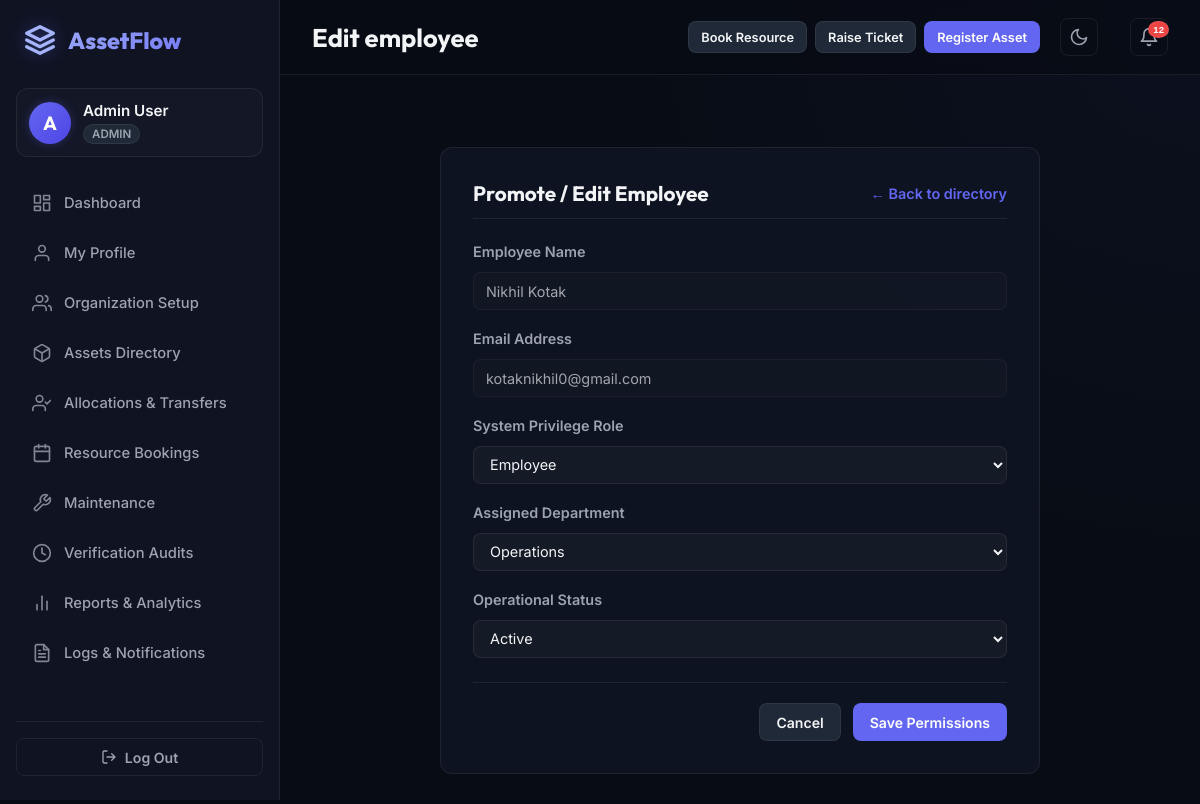
The page /edit_employee.php?id=9 (signed in) on the database its author committed.
### tables this page shows
CREATE TABLE `employees` (
  `id` int(11) NOT NULL,
  `name` varchar(100) NOT NULL,
  `email` varchar(100) NOT NULL,
  `password` varchar(255) NOT NULL,
  `department_id` int(11) DEFAULT NULL,
  `role` enum('admin','asset_manager','dept_head','employee') DEFAULT 'employee',
  `status` enum('Active','Inactive') DEFAULT 'Active'
);

CREATE TABLE `departments` (
  `id` int(11) NOT NULL,
  `name` varchar(100) NOT NULL,
  `head_id` int(11) DEFAULT NULL,
  `parent_id` int(11) DEFAULT NULL,
  `status` enum('Active','Inactive') DEFAULT 'Active'
);

### edit_employee.php (the view, shortened to what this page needs)
<?php
require_once 'header.php';
$id = isset($_GET['id']) ? (int)$_GET['id'] : 0;
$stmtEmp = $db->prepare("SELECT * FROM employees WHERE id = ?");
$stmtEmp->execute([$id]);
$emp = $stmtEmp->fetch();
$departments = $db->query("SELECT * FROM departments WHERE status = 'Active'")->fetchAll();
?>
<section class="app-view">
    <div class="card-glow" style="max-width: 600px; margin: 40px auto; background: var(--bg-card); border: 1px solid var(--border-color); border-radius: var(--radius); padding: 32px;">
        <div style="display:flex; justify-content:space-between; align-items:center; margin-bottom:24px; border-bottom:1px solid var(--border-color); padding-bottom:12px;">
            <h3 style="margin:0; font-family: var(--font-outfit); font-size:1.3rem;">Promote / Edit Employee</h3>
            <a href="org_setup.php?tab=tab-directory" class="text-link" style="font-size:0.9rem;">← Back to directory</a>
        </div>
        <form action="edit_employee.php?id=<?php echo $id; ?>" method="POST">
            <div class="form-group" style="margin-bottom: 20px;">
                <label style="display:block; margin-bottom:6px; font-weight:600; font-size:0.9rem;">Employee Name</label>
                <input type="text" readonly value="<?php echo htmlspecialchars($emp['name']); ?>" class="form-control" style="width:100%; opacity: 0.65; background: rgba(255,255,255,0.02) !important;">
            </div>
            <div class="form-group" style="margin-bottom: 20px;">
                <label style="display:block; margin-bottom:6px; font-weight:600; font-size:0.9rem;">Email Address</label>
                <input type="text" readonly value="<?php echo htmlspecialchars($emp['email']); ?>" class="form-control" style="width:100%; opacity: 0.65; background: rgba(255,255,255,0.02) !important;">
            </div>
            <div class="form-group" style="margin-bottom: 20px;">
                <label for="promote-role" style="display:block; margin-bottom:6px; font-weight:600; font-size:0.9rem;">System Privilege Role</label>
                <select name="role" id="promote-role" required class="form-control" style="width:100%;">
                    <option value="employee" <?php echo $emp['role'] === 'employee' ? 'selected' : ''; ?>>Employee</option>
                </select>
            </div>
            <div class="form-group" style="margin-bottom: 20px;">
                <label for="promote-dept" style="display:block; margin-bottom:6px; font-weight:600; font-size:0.9rem;">Assigned Department</label>
                <select name="department_id" id="promote-dept" class="form-control" style="width:100%;">
                    <?php foreach ($departments as $d): ?>
                        <option value="<?php echo $d['id']; ?>" <?php echo $emp['department_id'] == $d['id'] ? 'selected' : ''; ?>><?php echo htmlspecialchars($d['name']); ?></option>
                    <?php endforeach; ?>
                </select>
            </div>
            <div class="form-group" style="margin-bottom: 24px;">
                <label for="promote-status" style="display:block; margin-bottom:6px; font-weight:600; font-size:0.9rem;">Operational Status</label>
                <select name="status" id="promote-status" class="form-control" style="width:100%;">
                    <option value="Active" <?php echo $emp['status'] === 'Active' ? 'selected' : ''; ?>>Active</option>
                </select>
            </div>
            <div style="display:flex; gap:12px; justify-content:flex-end; border-top:1px solid var(--border-color); padding-top:20px;">
                <a href="org_setup.php?tab=tab-directory" class="btn btn-secondary">Cancel</a>
                <button type="submit" class="btn btn-primary">Save Permissions</button>
            </div>
        </form>
    </div>
</section>
<?php require_once 'footer.php'; ?>

### css/style.css (style rules this page uses)
:root { --bg-main: #080c14; --bg-sidebar: #0f1322; --bg-header: rgba(8, 12, 20, 0.8); --bg-card: rgba(17, 22, 38, 0.75); --border-color: rgba(255, 255, 255, 0.07); --border-hover: rgba(99, 102, 241, 0.25); --text-primary: #f3f4f6; --text-secondary: #9ca3af; --text-muted: #6b7280; --color-primary: #6366f1; --color-primary-hover: #4f46e5; --color-secondary: #1f2937; --color-success: #10b981; --color-warning: #f59e0b; --color-danger: #ef4444; --color-info: #3b82f6; --font-outfit: 'Outfit', sans-serif; --font-inter: 'Inter', sans-serif; --transition: all 0.25s cubic-bezier(0.4, 0, 0.2, 1); --shadow: 0 4px 20px rgba(0, 0, 0, 0.35); --radius: 12px; }
* { box-sizing: border-box; scrollbar-width: thin; scrollbar-color: rgba(255, 255, 255, 0.1) transparent; }
body { margin: 0; padding: 0; background-color: var(--bg-main); color: var(--text-primary); font-family: var(--font-inter); min-height: 100vh; overflow-x: hidden; }
.app-view { animation: fadeIn 0.3s ease-out; }
.btn { display: inline-flex; align-items: center; justify-content: center; gap: 8px; font-family: var(--font-inter); font-size: 0.88rem; font-weight: 600; padding: 8px 16px; height: 38px; border-radius: 8px; border: 1px solid transparent; cursor: pointer; transition: var(--transition); text-decoration: none; }
.btn-primary { background-color: var(--color-primary); color: white; }
.btn-secondary { background-color: var(--color-secondary); color: var(--text-primary); border-color: var(--border-color); }
.form-group { display: flex; flex-direction: column; gap: 6px; margin-bottom: 16px; }
.form-group label { font-size: 0.82rem; font-weight: 600; color: var(--text-secondary); }
.form-control, select, input[type="text"], input[type="email"], input[type="password"], input[type="date"], input[type="time"], input[type="number"], textarea { background: rgba(255, 255, 255, 0.03); border: 1px solid var(--border-color); border-radius: 8px; color: var(--text-primary); padding: 8px 12px; font-family: var(--font-inter); font-size: 0.9rem; height: 38px; transition: var(--transition); }
select option { background-color: var(--bg-sidebar); color: var(--text-primary); }
.text-link { font-size: 0.78rem; color: var(--color-primary); text-decoration: none; font-weight: 600; }

### rows shown on the page
employees: name "Nikhil Kotak", email "kotaknikhil0@gmail.com", role "Employee", department_id "Operations", status "Active"

### other values the page prints
substr(htmlspecialchars($user_name), 0, 1) "A"
$user_name "Admin User"
str_replace('_', ' ', $user_role) "ADMIN"
str_replace(['.php', '_'], ['', ' '], ucwords($current_page)) "Edit employee"
$unread_count "12"
